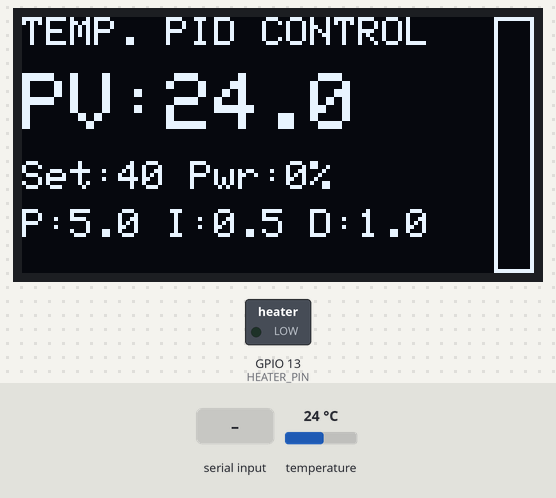
Simulated run of this program. Board: ESP32. Parts: 128×64 one-colour display, switched loads named in the program (green lamp = pin HIGH). The test bench sets the inputs (shaded band); at power-on: temperature 24 °C. What the program prints to the serial monitor is not drawn.

Above: at 2.9 s.
3.0 s: "90,45\n" received over Serial
At 5.1 s:
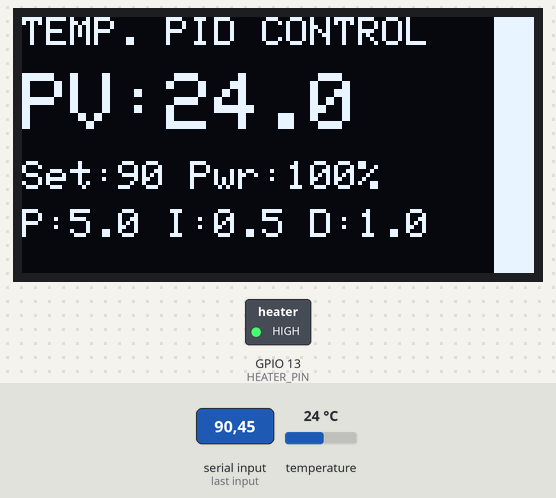
5.4 s: "30,150\n" received over Serial
At 7.4 s:
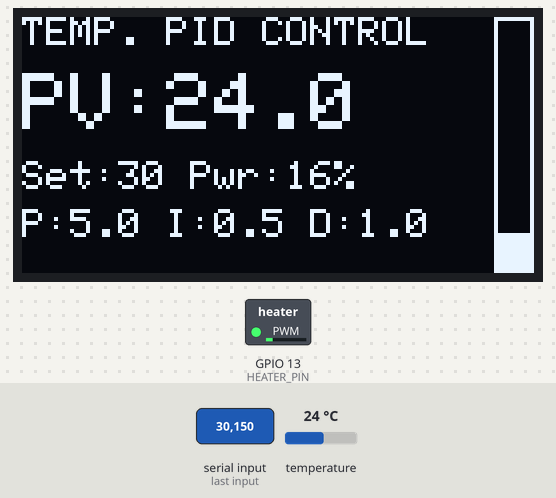
8.6 s: temperature set to 28 °C
At 9.1 s:
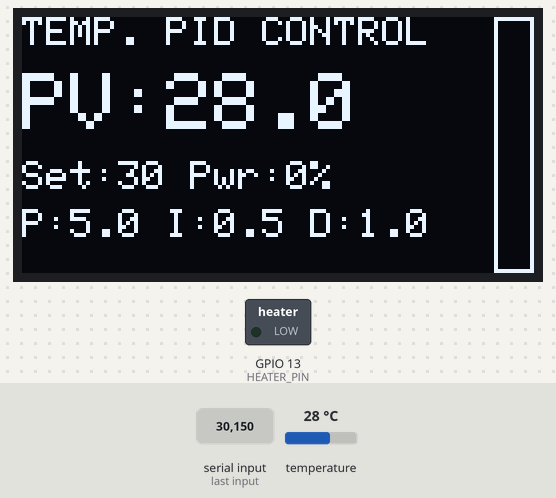
10.9 s: temperature set to 19 °C
At 11.6 s:
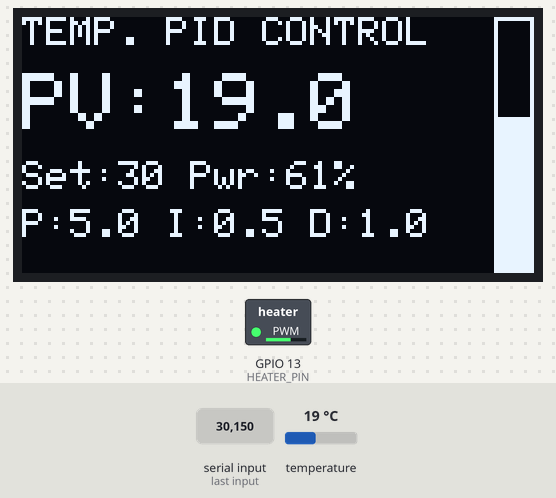
13.3 s: temperature set to 12 °C
At 15.9 s:
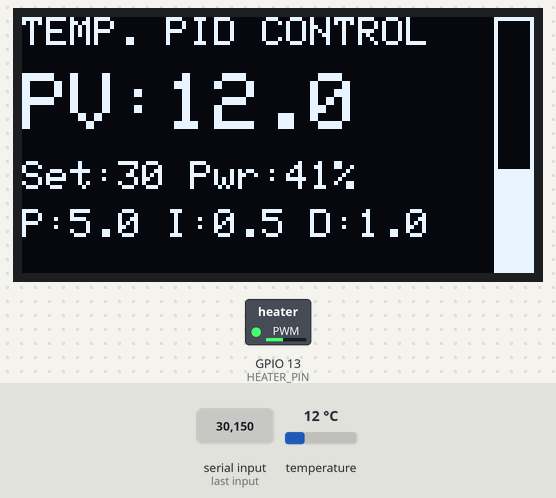
Timing chart, 0 to 19.0 s (numbered marks = the images above; inputs shaded):
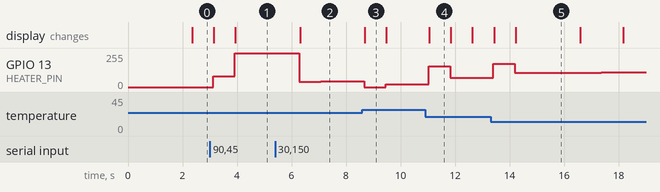

Measured:
- after the input at 5.4 s, GPIO 13 (HEATER_PIN): 255/255 → 41/255 after 0.89 s, → 42/255 0.79 s later; the display: changes after 0.91 s (image 2)
- after the input at 8.6 s, GPIO 13 (HEATER_PIN): 42/255 → 0/255 after 0.06 s, → 22/255 0.79 s later; the display: changes after 0.08 s (image 3)
- after the input at 10.9 s, GPIO 13 (HEATER_PIN): 22/255 → 157/255 after 0.13 s, → 68/255 0.79 s later, → 69/255 0.79 s later; the display: changes after 0.16 s (image 4)
- after the input at 13.3 s, the display: first changes after 0.13 s (image 5 shows a later state)
- what the display in image 3 shows lasts 0.8 s, from 8.7 s to 9.5 s

The program:

main.cpp
```cpp
/**
 * ESP32 PID Temperature Controller (Professional Edition)
 * ---------------------------------------------------
 * รายละเอียด Hardware:
 * - MCU: ESP32 DevKit V2 Board (THAITECHZONE)
 * - Sensor: DS18B20 (ต่อที่ GPIO 14)
 * - Heater: MOSFET หรือ SSR (ต่อที่ GPIO 13) -> ควบคุมด้วย PWM
 * - Display: OLED 0.96" (I2C: SDA=21, SCL=22)
 */

#include <Arduino.h>
#include <Wire.h>
#include <Adafruit_GFX.h>
#include <Adafruit_SSD1306.h>
#include <OneWire.h>
#include <DallasTemperature.h>
#include <PID_v1.h>

// =========================================
// 1. การกำหนดขาพอร์ต (Pin Definitions)
// =========================================
#define HEATER_PIN 13    // ขาจ่ายสัญญาณ PWM ไปยัง Heater Driver
#define ONE_WIRE_BUS 14  // ขา Data ของ Sensor DS18B20

// Manual Control IO (สำรองไว้ใช้ในอนาคต)
#define SW1_PIN 34       // สวิตช์ 1 (Input Only - ต้องต่อ R Pull-up 10k)
#define SW2_PIN 35       // สวิตช์ 2 (Input Only - ต้องต่อ R Pull-up 10k)
#define SW3_PIN 32       // สวิตช์ 3 (มี Internal Pull-up)
#define RL1_PIN 17       // รีเลย์ 1
#define RL2_PIN 16       // รีเลย์ 2
#define RL3_PIN 4        // รีเลย์ 3

// Isolated Inputs (สำรองไว้ใช้ในอนาคต)
#define ISOIN1_PIN 33
#define ISOIN2_PIN 27

// =========================================
// 2. การตั้งค่าระบบ (System Settings)
// =========================================
// ขอบเขตอุณหภูมิและความปลอดภัย
#define TEMP_MIN 25.0    // ค่าต่ำสุดที่ยอมให้ตั้ง
#define TEMP_MAX 100.0    // ค่าสูงสุด และจุดตัด Safety Cutoff

// การตั้งค่า PWM (สำหรับ ESP32)
const int PWM_FREQ = 1000;     // ความถี่ 1kHz (เหมาะกับ MOSFET)
const int PWM_CHANNEL = 0;     // ช่องสัญญาณ PWM 0
const int PWM_RESOLUTION = 8;  // ความละเอียด 8-bit (ค่า 0-255)

// =========================================
// 3. ประกาศตัวแปรและ Object
// =========================================
// ตั้งค่าจอ OLED
#define SCREEN_WIDTH 128
#define SCREEN_HEIGHT 64
Adafruit_SSD1306 display(SCREEN_WIDTH, SCREEN_HEIGHT, &Wire, -1);

// ตั้งค่า Sensor
OneWire oneWire(ONE_WIRE_BUS);
DallasTemperature sensors(&oneWire);

// ตัวแปร PID
double Setpoint, Input, Output;
// ค่า Tuning (ปรับจูนตามความเหมาะสมของระบบจริง)
double Kp = 5.0, Ki = 0.5, Kd = 1.0;
PID myPID(&Input, &Output, &Setpoint, Kp, Ki, Kd, DIRECT);

// ตัวแปรจับเวลา
unsigned long lastDisplayTime = 0;

// ประกาศชื่อฟังก์ชันล่วงหน้า (Function Prototypes)
void updateDisplay();
void displayError(String title, String msg);
void debugSerial();

void setup() {
  Serial.begin(115200);

  // --- A. ตั้งค่า PWM สำหรับ Heater ---
  ledcSetup(PWM_CHANNEL, PWM_FREQ, PWM_RESOLUTION);
  ledcAttachPin(HEATER_PIN, PWM_CHANNEL);
  ledcWrite(PWM_CHANNEL, 0); // เริ่มต้นปิด Heater

  // --- B. เริ่มต้น Sensor ---
  sensors.begin();

  // --- C. เริ่มต้นจอ OLED ---
  if(!display.begin(SSD1306_SWITCHCAPVCC, 0x3C)) {
    Serial.println(F("SSD1306 allocation failed"));
    for(;;); // ถ้าจอเสีย ให้หยุดทำงานตรงนี้
  }

  // แสดง Logo เริ่มต้น
  display.clearDisplay();
  display.setTextColor(WHITE);
  display.setTextSize(1);
  display.setCursor(10, 20);
  display.println(F("SYSTEM STARTING..."));
  display.setCursor(10, 40);
  display.println(F("PWM PID CONTROL"));
  display.display();
  delay(1500);

  // --- D. เริ่มต้น PID ---
  Setpoint = 40.0; // ตั้งค่าเริ่มต้นที่ 50 องศา

  // กำหนดขอบเขต Output ให้ตรงกับ PWM (0-255)
  myPID.SetOutputLimits(0, 255);
  myPID.SetMode(AUTOMATIC);

  Serial.println(F("--- ESP32 PID Ready ---"));
  Serial.println(F("Type temp in Serial (e.g., 60.5) to change Setpoint"));
}

void loop() {
  // 1. รับคำสั่งเปลี่ยนอุณหภูมิผ่าน Serial
  if (Serial.available() > 0) {
    float newSp = Serial.parseFloat();
    while(Serial.available()) Serial.read(); // เคลียร์ Buffer

    if (newSp >= TEMP_MIN && newSp <= TEMP_MAX) {
      Setpoint = newSp;
      Serial.print(F("New Setpoint: ")); Serial.println(Setpoint);
    } else if (newSp > 0) {
      Serial.println(F("Error: Temp out of range!"));
    }
  }

  // 2. อ่านค่าอุณหภูมิ
  sensors.requestTemperatures();
  double currentTemp = sensors.getTempCByIndex(0);

  // 3. ตรวจสอบความปลอดภัย (Safety Checks)

  // กรณี 3.1: Sensor มีปัญหา (ค่า -127 หรือ 85)
  if (currentTemp == -127.00 || currentTemp == 85.00) {
    ledcWrite(PWM_CHANNEL, 0); // ตัด Heater ทันที
    displayError("SENSOR", "ERROR");
    return;
  }

  Input = currentTemp;

  // กรณี 3.2: อุณหภูมิเกินกำหนด (Overheat)
  if (Input > TEMP_MAX) {
    ledcWrite(PWM_CHANNEL, 0); // ตัด Heater ทันที
    Output = 0;
    displayError("OVERHEAT", "> 100C");
    Serial.println(F("ALARM: Overheat detected!"));
    return;
  }

  // 4. คำนวณ PID
  myPID.Compute();

  // 5. ส่งค่าไปยัง Hardware (PWM Output)
  // ส่งค่า 0-255 ไปควบคุมความกว้างพัลส์
  ledcWrite(PWM_CHANNEL, (int)Output);

  // 6. แสดงผล (ทุกๆ 200ms)
  if (millis() - lastDisplayTime > 200) {
    updateDisplay();
    debugSerial();
    lastDisplayTime = millis();
  }
}

void updateDisplay() {
  display.clearDisplay();

  // ส่วนหัว
  display.setTextSize(1);
  display.setCursor(0,0);
  display.print(F("TEMP. PID CONTROL"));

  // แสดง PV (ตัวใหญ่)
  display.setTextSize(2);
  display.setCursor(0, 14);
  display.print(F("PV:"));
  display.print(Input, 1);

  // แสดง Setpoint และ % กำลังไฟ
  display.setTextSize(1);
  display.setCursor(0, 36);
  display.print(F("Set:")); display.print(Setpoint, 0);
  display.print(F(" Pwr:"));
  display.print(map(Output, 0, 255, 0, 100)); // แปลงเป็น %
  display.print(F("%"));

  // แสดงค่า PID Tuning (Kp, Ki, Kd)
  display.setCursor(0, 48);
  display.print(F("P:")); display.print(Kp, 1);
  display.print(F(" I:")); display.print(Ki, 1);
  display.print(F(" D:")); display.print(Kd, 1);

  // กราฟแท่งแสดงกำลังไฟ Heater (เต็มหน้าจอ ชิดขวา)
  int barHeight = map(Output, 0, 255, 0, 64);
  display.drawRect(118, 0, 10, 64, WHITE); // กรอบเต็มความสูง
  display.fillRect(118, 64 - barHeight, 10, barHeight, WHITE); // ไส้ใน

  display.display();
}

void displayError(String title, String msg) {
  display.clearDisplay();
  display.setTextColor(WHITE);
  display.setTextSize(2);
  display.setCursor(5, 10);
  display.println(title);

  display.setTextSize(2);
  display.setCursor(5, 35);
  display.print(F("!! "));
  display.print(msg);

  display.display();
}

void debugSerial() {
  // รูปแบบข้อมูลสำหรับ Serial Plotter: SP, PV, Output
  Serial.print("Set:"); Serial.print(Setpoint); Serial.print(",");
  Serial.print("PV:"); Serial.print(Input); Serial.print(",");
  Serial.print("Out:"); Serial.println(Output);
}
```
